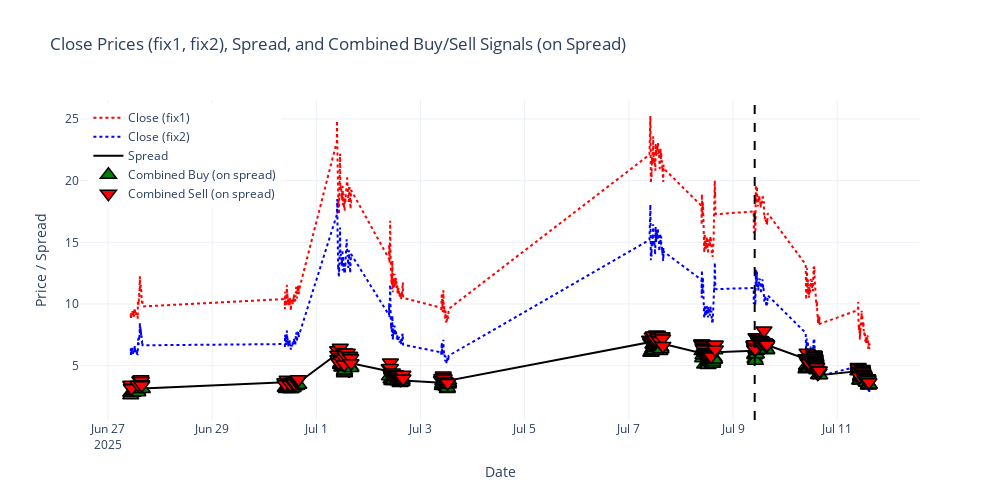

Notebook source saved alongside this figure:
### Code cell
import plotly.graph_objects as go

fig = go.Figure()

# Close price from datafix (main)
fig.add_trace(go.Scatter(
    x=datafix.index, y=datafix["Close"],
    mode='lines', name='Close (fix1)', line=dict(color='red', dash='dot', width=2)
))

# Close price from datafix2
fig.add_trace(go.Scatter(
    x=datafix2.index, y=datafix2["Close"],
    mode='lines', name='Close (fix2)', line=dict(color='blue', width=2, dash='dot')
))

# Spread (from datafix)
fig.add_trace(go.Scatter(
    x=datafix.index, y=datafix["spread"],
    mode='lines', name='Spread', line=dict(color='black', width=2)
))

# Combined buy signals (green upward triangle) ON SPREAD
buy_signals = datafix[datafix["Combined_Signal"] == "buy"]
fig.add_trace(go.Scatter(
    x=buy_signals.index, y=buy_signals["spread"],
    mode='markers', name='Combined Buy (on spread)',
    marker=dict(symbol='triangle-up', color='green', size=14, line=dict(color='black', width=1.5))
))

# Combined sell signals (red downward triangle) ON SPREAD
sell_signals = datafix[datafix["Combined_Signal"] == "sell"]
fig.add_trace(go.Scatter(
    x=sell_signals.index, y=sell_signals["spread"],
    mode='markers', name='Combined Sell (on spread)',
    marker=dict(symbol='triangle-down', color='red', size=14, line=dict(color='black', width=1.5))
))

# Draw prediction start line
split_idx_bar = int(len(datafix) * 0.7)
split_date_bar = datafix.index[split_idx_bar]
fig.add_vline(x=split_date_bar, line=dict(color='black', dash='dash', width=2))

# Layout settings
fig.update_layout(
    title="Close Prices (fix1, fix2), Spread, and Combined Buy/Sell Signals (on Spread)",
    xaxis_title="Date",
    yaxis_title="Price / Spread",
    legend=dict(x=0.01, y=0.99),
    hovermode='x unified',
    template='plotly_white',
    width=1000,
    height=500
)

fig.show()

### Figure 1 — Plotly figure (JSON) as saved in the notebook; plotly's stock layout.template omitted (floating-point values rounded to 4 significant figures; data arrays with more than 128 entries replaced by an {"elided": "..."} marker saying what was removed)
{"data": [{"line": {"color": "red", "dash": "dot", "width": 2}, "mode": "lines", "name": "Close (fix1)", "type": "scatter", "x": {"elided": "3599 str values"}, "y": {"elided": "3599 float values"}}, {"line": {"color": "blue", "dash": "dot", "width": 2}, "mode": "lines", "name": "Close (fix2)", "type": "scatter", "x": {"elided": "3599 str values"}, "y": {"elided": "3599 float values"}}, {"line": {"color": "black", "width": 2}, "mode": "lines", "name": "Spread", "type": "scatter", "x": {"elided": "3599 str values"}, "y": {"elided": "3599 float values"}}, {"marker": {"color": "green", "line": {"color": "black", "width": 1.5}, "size": 14, "symbol": "triangle-up"}, "mode": "markers", "name": "Combined Buy (on spread)", "type": "scatter", "x": {"elided": "185 str values"}, "y": {"elided": "185 float values"}}, {"marker": {"color": "red", "line": {"color": "black", "width": 1.5}, "size": 14, "symbol": "triangle-down"}, "mode": "markers", "name": "Combined Sell (on spread)", "type": "scatter", "x": {"elided": "245 str values"}, "y": {"elided": "245 float values"}}], "layout": {"height": 500, "hovermode": "x unified", "legend": {"x": 0.01, "y": 0.99}, "shapes": [{"line": {"color": "black", "dash": "dash", "width": 2}, "type": "line", "x0": "2025-07-09T09:59:00", "x1": "2025-07-09T09:59:00", "xref": "x", "y0": 0, "y1": 1, "yref": "y domain"}], "title": {"text": "Close Prices (fix1, fix2), Spread, and Combined Buy/Sell Signals (on Spread)"}, "width": 1000, "xaxis": {"title": {"text": "Date"}}, "yaxis": {"title": {"text": "Price / Spread"}}}}
